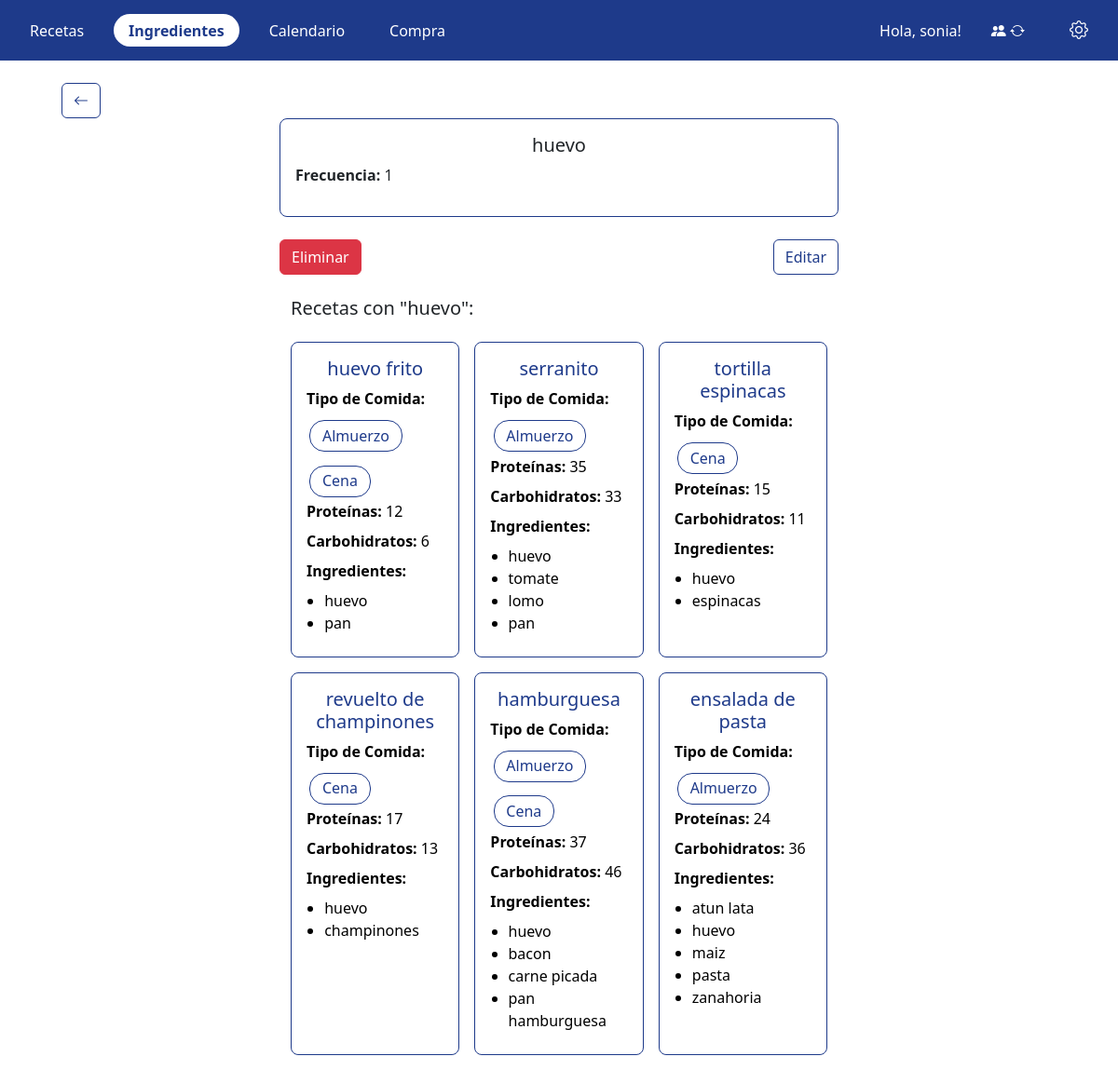
/ingredientes/17/ (signed in), run on an earlier commit of the app's database.
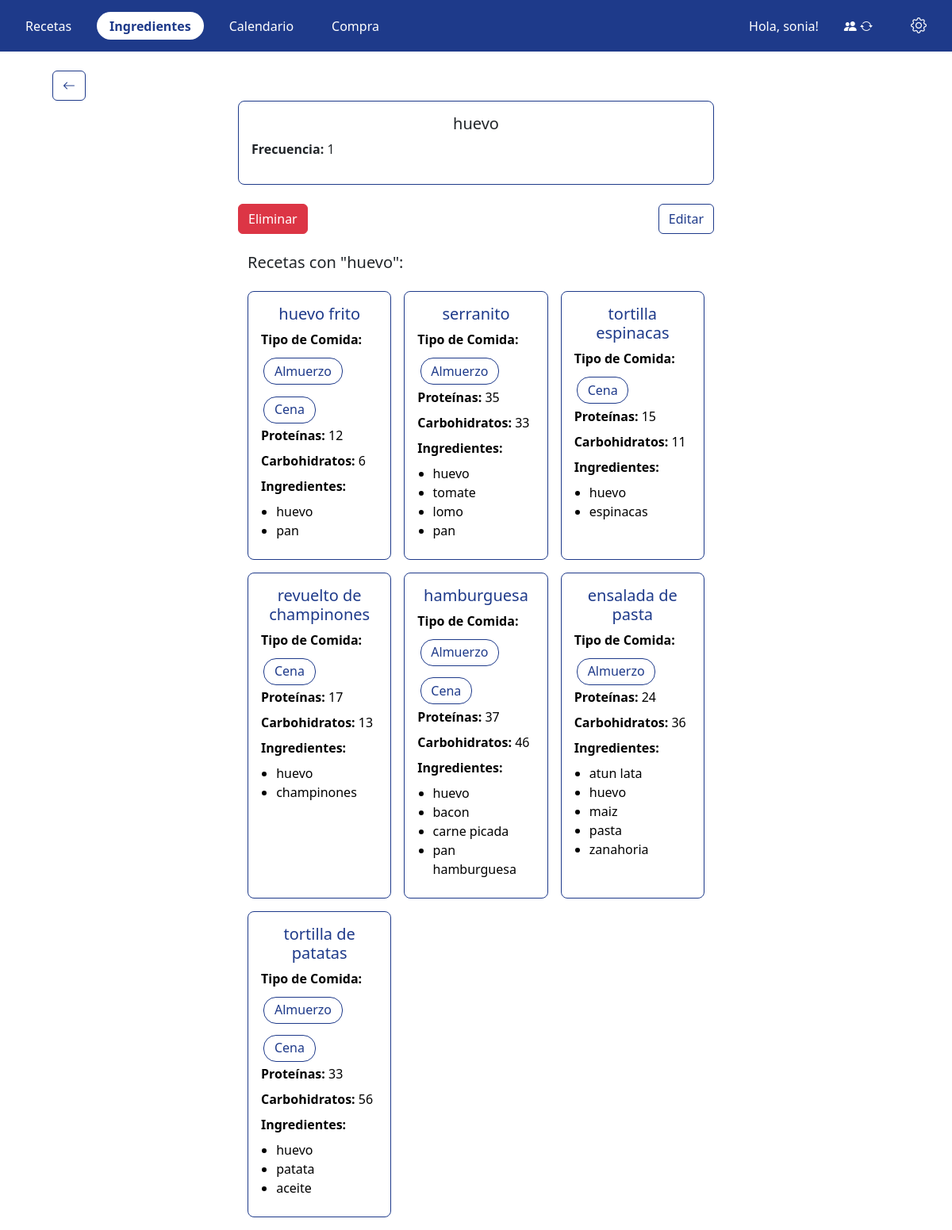
And on a later commit of the database.
### app/models.py (models this page shows, shortened)
class Ingrediente(models.Model):
    nombre = models.CharField(
        max_length=100,
        validators=[
            RegexValidator(
                regex=r'^[a-zA-Z0-9ñÑáéíóúÁÉÍÓÚ,\s]+$',
                message='El nombre solo puede contener letras, números, espacios, comas y la letra ñ.',
                code='invalid_nombre'
            )
        ]
    )
    frec = models.IntegerField(validators=[MinValueValidator(1)])
    familia = models.ForeignKey(Familia, on_delete=models.CASCADE, related_name='ingredientes')

class Receta(models.Model):
    nombre = models.CharField(
        max_length=100,
        validators=[
            RegexValidator(
                regex=r'^[a-zA-Z0-9ñÑáéíóúÁÉÍÓÚ,\s]+$',
                message='El nombre solo puede contener letras, números, espacios, comas y la letra ñ.',
                code='invalid_nombre'
            )
        ]
    )
    tipo_comida = models.ManyToManyField(TipoComida, related_name='recetas')
    proteinas = models.IntegerField(validators=[MinValueValidator(0)])
    carbohidratos = models.IntegerField(validators=[MinValueValidator(0)])
    ingredientes = models.ManyToManyField(Ingrediente, related_name='recetas')
    familia = models.ForeignKey(Familia, on_delete=models.CASCADE, related_name='recetas')
    descripcion = models.TextField(
        verbose_name="Descripción",
        blank=True,
        null=True,
        help_text="Descripción de la receta (opcional)."
    )
    combinable = models.BooleanField(
        default=True,
        help_text="Indica si la receta puede combinarse con otras."
    )

class TipoComida(models.Model):
    nombre = models.CharField(
        max_length=20,
        validators=[
            RegexValidator(
                regex=r'^[a-zA-Z]+$',
                message='El nombre solo puede contener letras.',
                code='invalid_nombre'
            )
        ],
        unique=True)

### app/views/ingredientes.py (the view)
# urls.py: path('ingredientes/<int:pk>/', login_required(ingredientes.detalle_ingrediente), name='detalle_ingrediente'),
@login_required
def detalle_ingrediente(request, pk):
    familia = request.user.familias.first()
    ingrediente = get_object_or_404(Ingrediente, pk=pk, familia=familia)
    recetas = Receta.objects.filter(familia=familia, ingredientes=ingrediente)
    if request.method == 'POST' and 'delete' in request.POST:
        ingrediente.delete()
        return redirect('listado_ingredientes')
    return render(request, 'ingredientes/detalle_ingrediente.html', {'ingrediente': ingrediente, 'recetas': recetas})

### app/templates/ingredientes/detalle_ingrediente.html (shortened to what this page needs)
{% extends 'navbar.html' %}
{% block content %}
<link href="https://cdn.jsdelivr.net/npm/bootstrap@5.3.0/dist/css/bootstrap.min.css" rel="stylesheet">
<div class="container mt-4 mb-3">
  <a href="{% url 'listado_ingredientes' %}" class="btn btn-secondary ms-4">
    <i class="bi bi-arrow-left"></i>
  </a>
  <div class="card-recetaa mx-auto" style="max-width: 600px;">
    <h5 class="text-center">{{ ingrediente.nombre }}</h5>
    <p><strong>Frecuencia:</strong> {{ ingrediente.frec }}</p>
  </div>
  <div class="d-flex justify-content-between mt-4 mx-auto" style="max-width: 600px;">
    <button type="button" class="btn btn-danger" data-url="{% url 'detalle_ingrediente' ingrediente.pk %}"
      onclick="confirmarEliminacion(this)">
      Eliminar
    </button>
    <div class="d-flex gap-2">
      <a href="{% url 'editar_ingrediente' ingrediente.pk %}" class="btn btn-secondary">Editar</a>
    </div>
  </div>
</div>
  <div class="container mt-4 mx-auto" style="max-width: 600px;">
    <h5>Recetas con "{{ ingrediente.nombre }}":</h5>
    {% if recetas %}
      <div class="container-recetas">
        {% for receta in recetas %}
        <a href="{% url 'detalle_receta' receta.pk %}" class="card-link">
          <div class="card-receta">
            <h5 class="text-center">{{ receta.nombre }}</h5>
            <p><strong>Tipo de Comida:</strong></p>
            <div class="d-flex flex-wrap gap-2">
              {% for t in receta.tipo_comida.all %}
              <span class="meal-btn sm">{{ t.nombre }}</span>
              {% endfor %}
            </div>
            <p><strong>Proteínas:</strong> <span class="valor-proteina">{{ receta.proteinas }}</span></p>
            <p><strong>Carbohidratos:</strong> <span class="valor-carbohidratos">{{ receta.carbohidratos }}</span></p>
            <p><strong>Ingredientes:</strong></p>
            <ul>
              {% for ing in receta.ingredientes.all %}
              <li>{{ ing.nombre }}</li>
              {% endfor %}
            </ul>
          </div>
        </a>
        {% endfor %}
      </div>
    {% else %}
      <p>No hay recetas que utilicen este ingrediente.</p>
    {% endif %}
  </div>
{% endblock %}

### app/templates/navbar.html (shortened to what this page needs)
<!DOCTYPE html>
{% load static %}
<html lang="es">
<head>
    <link rel="stylesheet" href="https://cdn.jsdelivr.net/npm/bootstrap-icons@1.10.5/font/bootstrap-icons.css">
    <link rel="stylesheet" href="{% static 'css/styles.css' %}">
</head>
<body>
    {% if user.is_authenticated %}
    <div class="container-nav">
        <nav>
            <ul>
                <li
                    class="">
                    <a href="{% url 'listado_recetas' %}">Recetas</a>
                </li>
                <li
                    class="{% if request.resolver_match.url_name == 'listado_ingredientes' or request.resolver_match.url_name == 'detalle_ingrediente' or request.resolver_match.url_name == 'crear_ingrediente' or request.resolver_match.url_name == 'editar_ingrediente' %}activo{% endif %}">
                    <a href="{% url 'listado_ingredientes' %}">Ingredientes</a>
                </li>
                <li class="{% if request.resolver_match.url_name == 'calendario_semanal' %}activo{% endif %}">
                    <a href="{% url 'calendario_semanal' %}">Calendario</a>
                </li>
                <li class="{% if request.resolver_match.url_name == 'lista_compra' %}activo{% endif %}">
                    <a href="{% url 'lista_compra' %}">Compra</a>
                </li>
                {% if user.is_authenticated %}
                <li class="nav-user">
                    <span>Hola, {{ user.username }}!</span>
                </li>
                {% else %}
                <li style="margin-left: auto;"
                    class="{% if request.resolver_match.url_name == 'login' %}activo{% endif %}">
                    <a href="{% url 'login' %}">Inicia sesión</a>
                </li>
                {% endif %}
                <li class="{% if request.resolver_match.url_name == 'cambiar_familia' %}activo{% endif %}">
                    <a href="{% url 'cambiar_familia' %}" class="nav-icon-familia" title="Cambiar familia"
                        aria-label="Cambiar familia">
                        <i class="bi bi-people-fill"></i>
                        <i class="bi bi-arrow-repeat"></i>
                    </a>
                </li>
                <li
                    class="nav-settings {% if request.resolver_match.url_name == 'configurar_objetivo' %}activo{% endif %}">
                    <a href="{% url 'configurar_objetivo' %}" title="Configuración">
                        <i class="bi bi-gear" style="font-size: 20px;"></i>
                    </a>
                </li>
            </ul>
        </nav>
    </div>
    {% endif %}
    {% block content %}{% endblock %}
</body>
</html>

### app/static/css/styles.css (style rules this page uses)
:root { --blue-dark: #1E3A8A; --white: #FFFFFF; --black: #000000; --gray-light: #F5F5F5; --blue-darker: #162a72; --red: #e74c3c; --blue-light: #BBDEFB; }
* { margin: 0; padding: 0; box-sizing: border-box; }
body { font-family: 'Gidole', sans-serif; background-color: var(--white); color: var(--black); }
.container-nav { background-color: var(--blue-dark); }
nav { background-color: var(--blue-dark); padding: 0.75rem 0; }
nav ul { list-style: none; margin: 0; padding: 0 1rem; display: flex; align-items: center; gap: 1rem; }
nav ul li { margin: 0; }
nav ul li a { display: block; padding: 0.35rem 1rem; color: var(--white); text-decoration: none; border-radius: 20px; transition: background 0.2s, color 0.2s; }
nav ul li.activo a { background-color: var(--white); color: var(--blue-dark); font-weight: bold; }
nav ul li.nav-user { margin-left: auto; color: var(--white); }
.btn-secondary { background-color: var(--white) !important; color: var(--blue-dark) !important; border: 1px solid var(--blue-dark) !important; padding: 0.5rem 1rem; border-radius: 0.25rem; }
.container-recetas { display: grid; grid-template-columns: repeat(3, 1fr); gap: 1rem; padding: 1rem 0; }
.card-link { display: block; text-decoration: none; color: inherit; }
.card-recetaa { background-color: var(--white); border: 1px solid var(--blue-dark); border-radius: 0.5rem; padding: 1rem; transition: box-shadow 0.2s, transform 0.2s; cursor: pointer; height: 100%; }
.card-recetaa { cursor: default !important; transition: none !important; }
.card-receta { background-color: var(--white); border: 1px solid var(--blue-dark); border-radius: 0.5rem; padding: 1rem; transition: box-shadow 0.2s, transform 0.2s; cursor: pointer; height: 100%; }
.card-receta h5 { color: var(--blue-dark); margin-bottom: 0.5rem; }
.card-receta p, .card-receta ul { color: var(--black); margin-bottom: 0.5rem; }
.card-receta ul { padding-left: 1.2rem; }
.meal-btn { display: inline-block; padding: 0.4rem 0.8rem; margin: 0.2rem; border: 1px solid var(--blue-dark); background-color: var(--white); color: var(--blue-dark); border-radius: 1rem; font-size: 1rem; line-height: 1.2; cursor: pointer; transition: background 0.2s, color 0.2s, border-color 0.2s; text-transform: capitalize; }

What changed in the data, as far as the page shows it:
added Receta: nombre "tortilla de patatas", proteinas "33", carbohidratos "56", TipoComida (nombre "Almuerzo"), TipoComida (nombre "Cena"), Ingrediente (nombre "huevo")
now on this page (row unchanged): Ingrediente: nombre "patata", shown under "tortilla de patatas"
added Ingrediente: nombre "aceite", shown under "tortilla de patatas"
